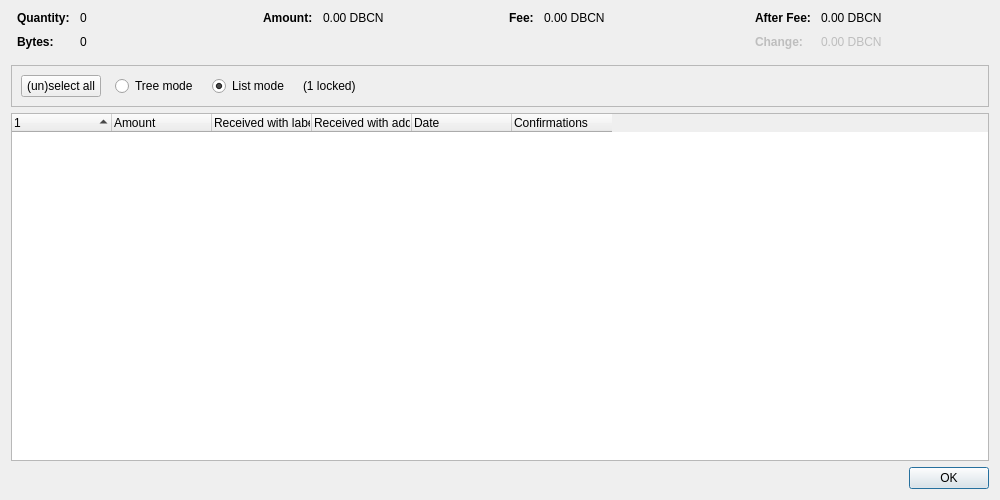
<?xml version="1.0" encoding="UTF-8"?>
<ui version="4.0">
 <class>CoinControlDialog</class>
 <widget class="QDialog" name="CoinControlDialog">
  <property name="geometry">
   <rect>
    <x>0</x>
    <y>0</y>
    <width>1000</width>
    <height>500</height>
   </rect>
  </property>
  <property name="windowTitle">
   <string>Coin Selection</string>
  </property>
  <layout class="QVBoxLayout" name="verticalLayout">
   <item>
    <layout class="QHBoxLayout" name="horizontalLayoutTop" stretch="0,0,0,0">
     <property name="topMargin">
      <number>0</number>
     </property>
     <property name="bottomMargin">
      <number>10</number>
     </property>
     <item>
      <layout class="QFormLayout" name="formLayoutCoinControl1">
       <property name="labelAlignment">
        <set>Qt::AlignLeft|Qt::AlignVCenter</set>
       </property>
       <property name="horizontalSpacing">
        <number>10</number>
       </property>
       <property name="verticalSpacing">
        <number>10</number>
       </property>
       <property name="leftMargin">
        <number>6</number>
       </property>
       <property name="rightMargin">
        <number>6</number>
       </property>
       <item row="0" column="0">
        <widget class="QLabel" name="labelCoinControlQuantityText">
         <property name="font">
          <font>
           <weight>75</weight>
           <bold>true</bold>
          </font>
         </property>
         <property name="text">
          <string>Quantity:</string>
         </property>
        </widget>
       </item>
       <item row="0" column="1">
        <widget class="QLabel" name="labelCoinControlQuantity">
         <property name="cursor">
          <cursorShape>IBeamCursor</cursorShape>
         </property>
         <property name="contextMenuPolicy">
          <enum>Qt::ActionsContextMenu</enum>
         </property>
         <property name="text">
          <string notr="true">0</string>
         </property>
         <property name="textInteractionFlags">
          <set>Qt::LinksAccessibleByMouse|Qt::TextSelectableByKeyboard|Qt::TextSelectableByMouse</set>
         </property>
        </widget>
       </item>
       <item row="1" column="0">
        <widget class="QLabel" name="labelCoinControlBytesText">
         <property name="font">
          <font>
           <weight>75</weight>
           <bold>true</bold>
          </font>
         </property>
         <property name="text">
          <string>Bytes:</string>
         </property>
        </widget>
       </item>
       <item row="1" column="1">
        <widget class="QLabel" name="labelCoinControlBytes">
         <property name="cursor">
          <cursorShape>IBeamCursor</cursorShape>
         </property>
         <property name="contextMenuPolicy">
          <enum>Qt::ActionsContextMenu</enum>
         </property>
         <property name="text">
          <string notr="true">0</string>
         </property>
         <property name="textInteractionFlags">
          <set>Qt::LinksAccessibleByMouse|Qt::TextSelectableByKeyboard|Qt::TextSelectableByMouse</set>
         </property>
        </widget>
       </item>
      </layout>
     </item>
     <item>
      <layout class="QFormLayout" name="formLayoutCoinControl2">
       <property name="horizontalSpacing">
        <number>10</number>
       </property>
       <property name="verticalSpacing">
        <number>10</number>
       </property>
       <property name="leftMargin">
        <number>6</number>
       </property>
       <property name="rightMargin">
        <number>6</number>
       </property>
       <item row="0" column="0">
        <widget class="QLabel" name="labelCoinControlAmountText">
         <property name="font">
          <font>
           <weight>75</weight>
           <bold>true</bold>
          </font>
         </property>
         <property name="text">
          <string>Amount:</string>
         </property>
        </widget>
       </item>
       <item row="0" column="1">
        <widget class="QLabel" name="labelCoinControlAmount">
         <property name="cursor">
          <cursorShape>IBeamCursor</cursorShape>
         </property>
         <property name="contextMenuPolicy">
          <enum>Qt::ActionsContextMenu</enum>
         </property>
         <property name="text">
          <string notr="true">0.00 DBCN</string>
         </property>
         <property name="textInteractionFlags">
          <set>Qt::LinksAccessibleByMouse|Qt::TextSelectableByKeyboard|Qt::TextSelectableByMouse</set>
         </property>
        </widget>
       </item>
      </layout>
     </item>
     <item>
      <layout class="QFormLayout" name="formLayoutCoinControl3">
       <property name="horizontalSpacing">
        <number>10</number>
       </property>
       <property name="verticalSpacing">
        <number>10</number>
       </property>
       <property name="leftMargin">
        <number>6</number>
       </property>
       <property name="rightMargin">
        <number>6</number>
       </property>
       <item row="0" column="0">
        <widget class="QLabel" name="labelCoinControlFeeText">
         <property name="font">
          <font>
           <weight>75</weight>
           <bold>true</bold>
          </font>
         </property>
         <property name="text">
          <string>Fee:</string>
         </property>
        </widget>
       </item>
       <item row="0" column="1">
        <widget class="QLabel" name="labelCoinControlFee">
         <property name="cursor">
          <cursorShape>IBeamCursor</cursorShape>
         </property>
         <property name="contextMenuPolicy">
          <enum>Qt::ActionsContextMenu</enum>
         </property>
         <property name="text">
          <string notr="true">0.00 DBCN</string>
         </property>
         <property name="textInteractionFlags">
          <set>Qt::LinksAccessibleByMouse|Qt::TextSelectableByKeyboard|Qt::TextSelectableByMouse</set>
         </property>
        </widget>
       </item>
      </layout>
     </item>
     <item>
      <layout class="QFormLayout" name="formLayoutCoinControl4">
       <property name="labelAlignment">
        <set>Qt::AlignLeft|Qt::AlignVCenter</set>
       </property>
       <property name="horizontalSpacing">
        <number>10</number>
       </property>
       <property name="verticalSpacing">
        <number>10</number>
       </property>
       <property name="leftMargin">
        <number>6</number>
       </property>
       <property name="rightMargin">
        <number>6</number>
       </property>
       <item row="0" column="0">
        <widget class="QLabel" name="labelCoinControlAfterFeeText">
         <property name="font">
          <font>
           <weight>75</weight>
           <bold>true</bold>
          </font>
         </property>
         <property name="text">
          <string>After Fee:</string>
         </property>
        </widget>
       </item>
       <item row="0" column="1">
        <widget class="QLabel" name="labelCoinControlAfterFee">
         <property name="cursor">
          <cursorShape>IBeamCursor</cursorShape>
         </property>
         <property name="contextMenuPolicy">
          <enum>Qt::ActionsContextMenu</enum>
         </property>
         <property name="text">
          <string notr="true">0.00 DBCN</string>
         </property>
         <property name="textInteractionFlags">
          <set>Qt::LinksAccessibleByMouse|Qt::TextSelectableByKeyboard|Qt::TextSelectableByMouse</set>
         </property>
        </widget>
       </item>
       <item row="1" column="0">
        <widget class="QLabel" name="labelCoinControlChangeText">
         <property name="enabled">
          <bool>false</bool>
         </property>
         <property name="font">
          <font>
           <weight>75</weight>
           <bold>true</bold>
          </font>
         </property>
         <property name="text">
          <string>Change:</string>
         </property>
        </widget>
       </item>
       <item row="1" column="1">
        <widget class="QLabel" name="labelCoinControlChange">
         <property name="enabled">
          <bool>false</bool>
         </property>
         <property name="cursor">
          <cursorShape>IBeamCursor</cursorShape>
         </property>
         <property name="contextMenuPolicy">
          <enum>Qt::ActionsContextMenu</enum>
         </property>
         <property name="text">
          <string notr="true">0.00 DBCN</string>
         </property>
         <property name="textInteractionFlags">
          <set>Qt::LinksAccessibleByMouse|Qt::TextSelectableByKeyboard|Qt::TextSelectableByMouse</set>
         </property>
        </widget>
       </item>
      </layout>
     </item>
    </layout>
   </item>
   <item>
    <widget class="QFrame" name="frame">
     <property name="minimumSize">
      <size>
       <width>0</width>
       <height>40</height>
      </size>
     </property>
     <property name="frameShape">
      <enum>QFrame::StyledPanel</enum>
     </property>
     <property name="frameShadow">
      <enum>QFrame::Sunken</enum>
     </property>
     <layout class="QHBoxLayout" name="horizontalLayout">
      <item>
       <layout class="QHBoxLayout" name="horizontalLayoutPanel" stretch="0,0,0,0,0">
        <property name="spacing">
         <number>14</number>
        </property>
        <item>
         <widget class="QPushButton" name="pushButtonSelectAll">
          <property name="sizePolicy">
           <sizepolicy hsizetype="Maximum" vsizetype="Fixed">
            <horstretch>0</horstretch>
            <verstretch>0</verstretch>
           </sizepolicy>
          </property>
          <property name="text">
           <string>(un)select all</string>
          </property>
          <property name="autoDefault">
           <bool>false</bool>
          </property>
         </widget>
        </item>
        <item>
         <widget class="QRadioButton" name="radioTreeMode">
          <property name="sizePolicy">
           <sizepolicy hsizetype="Maximum" vsizetype="Fixed">
            <horstretch>0</horstretch>
            <verstretch>0</verstretch>
           </sizepolicy>
          </property>
          <property name="text">
           <string>Tree mode</string>
          </property>
         </widget>
        </item>
        <item>
         <widget class="QRadioButton" name="radioListMode">
          <property name="sizePolicy">
           <sizepolicy hsizetype="Maximum" vsizetype="Fixed">
            <horstretch>0</horstretch>
            <verstretch>0</verstretch>
           </sizepolicy>
          </property>
          <property name="text">
           <string>List mode</string>
          </property>
          <property name="checked">
           <bool>true</bool>
          </property>
         </widget>
        </item>
        <item>
         <widget class="QLabel" name="labelLocked">
          <property name="text">
           <string notr="true">(1 locked)</string>
          </property>
         </widget>
        </item>
        <item>
         <spacer name="horizontalSpacer">
          <property name="orientation">
           <enum>Qt::Horizontal</enum>
          </property>
          <property name="sizeHint" stdset="0">
           <size>
            <width>40</width>
            <height>20</height>
           </size>
          </property>
         </spacer>
        </item>
       </layout>
      </item>
     </layout>
    </widget>
   </item>
   <item>
    <widget class="CoinControlTreeWidget" name="treeWidget">
     <property name="contextMenuPolicy">
      <enum>Qt::CustomContextMenu</enum>
     </property>
     <property name="sortingEnabled">
      <bool>false</bool>
     </property>
     <property name="columnCount">
      <number>6</number>
     </property>
     <attribute name="headerShowSortIndicator" stdset="0">
      <bool>true</bool>
     </attribute>
     <attribute name="headerStretchLastSection">
      <bool>false</bool>
     </attribute>
     <column>
      <property name="text">
       <string/>
      </property>
     </column>
     <column>
      <property name="text">
       <string>Amount</string>
      </property>
     </column>
     <column>
      <property name="text">
       <string>Received with label</string>
      </property>
     </column>
     <column>
      <property name="text">
       <string>Received with address</string>
      </property>
     </column>
     <column>
      <property name="text">
       <string>Date</string>
      </property>
     </column>
     <column>
      <property name="text">
       <string>Confirmations</string>
      </property>
      <property name="toolTip">
       <string>Confirmed</string>
      </property>
     </column>
     <column>
      <property name="text">
       <string/>
      </property>
     </column>
     <column>
      <property name="text">
       <string/>
      </property>
     </column>
     <column>
      <property name="text">
       <string/>
      </property>
     </column>
     <column>
      <property name="text">
       <string/>
      </property>
     </column>
    </widget>
   </item>
   <item>
    <widget class="QDialogButtonBox" name="buttonBox">
     <property name="orientation">
      <enum>Qt::Horizontal</enum>
     </property>
     <property name="standardButtons">
      <set>QDialogButtonBox::Ok</set>
     </property>
    </widget>
   </item>
  </layout>
 </widget>
 <customwidgets>
  <customwidget>
   <class>CoinControlTreeWidget</class>
   <extends>QTreeWidget</extends>
   <header>qt/coincontroltreewidget.h</header>
  </customwidget>
 </customwidgets>
 <resources/>
 <connections/>
</ui>
